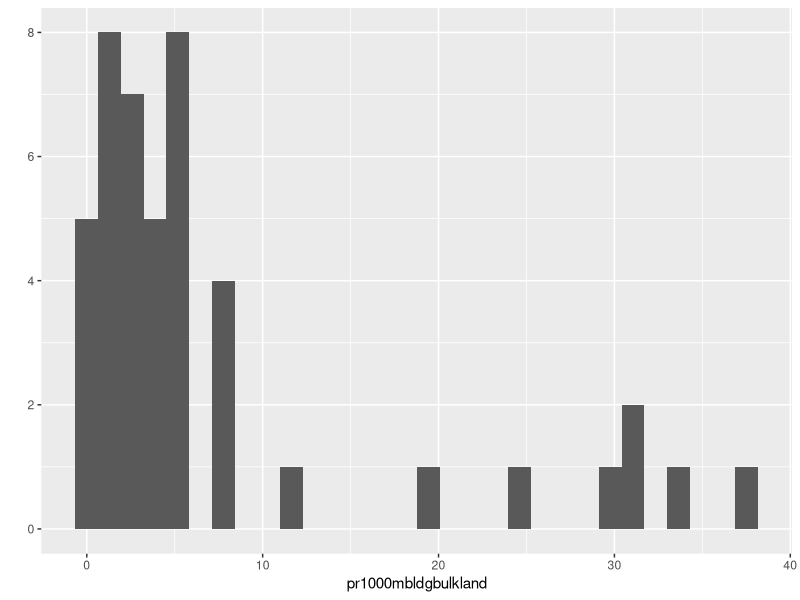

Write R code to recreate this figure.
library(ggplot2)

df <- read.csv('pollen_sites.csv')

qplot(pr1000mbldgbulkland, data=df, geom="histogram")
dev.copy(png,filename="histograms/plot3.png");
dev.off ();

